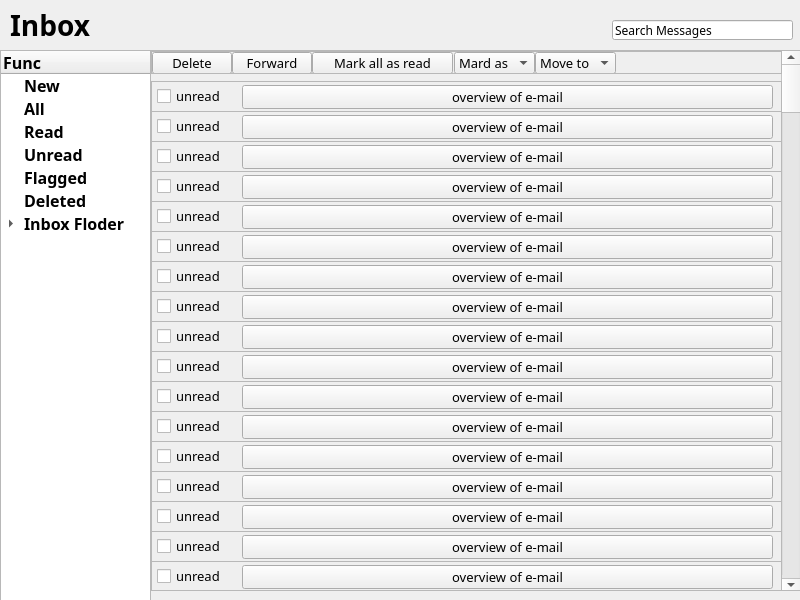
<?xml version="1.0" encoding="UTF-8"?>
<ui version="4.0">
 <class>inbox</class>
 <widget class="QWidget" name="inbox">
  <property name="geometry">
   <rect>
    <x>0</x>
    <y>0</y>
    <width>800</width>
    <height>600</height>
   </rect>
  </property>
  <property name="font">
   <font>
    <family>微软雅黑</family>
   </font>
  </property>
  <property name="windowTitle">
   <string>Form</string>
  </property>
  <widget class="QScrollArea" name="scrollArea_2">
   <property name="geometry">
    <rect>
     <x>150</x>
     <y>50</y>
     <width>651</width>
     <height>541</height>
    </rect>
   </property>
   <property name="font">
    <font>
     <family>微软雅黑</family>
     <pointsize>10</pointsize>
    </font>
   </property>
   <property name="widgetResizable">
    <bool>true</bool>
   </property>
   <widget class="QWidget" name="scrollAreaWidgetContents_2">
    <property name="geometry">
     <rect>
      <x>0</x>
      <y>0</y>
      <width>649</width>
      <height>539</height>
     </rect>
    </property>
    <widget class="QScrollBar" name="verticalScrollBar">
     <property name="geometry">
      <rect>
       <x>630</x>
       <y>0</y>
       <width>20</width>
       <height>541</height>
      </rect>
     </property>
     <property name="orientation">
      <enum>Qt::Vertical</enum>
     </property>
    </widget>
    <widget class="QScrollArea" name="scrollArea_3">
     <property name="geometry">
      <rect>
       <x>0</x>
       <y>0</y>
       <width>631</width>
       <height>23</height>
      </rect>
     </property>
     <property name="widgetResizable">
      <bool>true</bool>
     </property>
     <widget class="QWidget" name="scrollAreaWidgetContents_3">
      <property name="geometry">
       <rect>
        <x>0</x>
        <y>0</y>
        <width>629</width>
        <height>21</height>
       </rect>
      </property>
      <widget class="QComboBox" name="comboBox">
       <property name="geometry">
        <rect>
         <x>383</x>
         <y>0</y>
         <width>81</width>
         <height>22</height>
        </rect>
       </property>
       <item>
        <property name="text">
         <string>Move to</string>
        </property>
       </item>
       <item>
        <property name="text">
         <string>inbox</string>
        </property>
       </item>
       <item>
        <property name="text">
         <string>send</string>
        </property>
       </item>
       <item>
        <property name="text">
         <string>new folder</string>
        </property>
       </item>
      </widget>
      <widget class="QPushButton" name="pushButton_7">
       <property name="geometry">
        <rect>
         <x>0</x>
         <y>0</y>
         <width>80</width>
         <height>22</height>
        </rect>
       </property>
       <property name="font">
        <font>
         <pointsize>10</pointsize>
        </font>
       </property>
       <property name="text">
        <string>Delete</string>
       </property>
      </widget>
      <widget class="QPushButton" name="pushButton_8">
       <property name="geometry">
        <rect>
         <x>80</x>
         <y>0</y>
         <width>80</width>
         <height>22</height>
        </rect>
       </property>
       <property name="font">
        <font>
         <pointsize>10</pointsize>
        </font>
       </property>
       <property name="text">
        <string>Forward</string>
       </property>
      </widget>
      <widget class="QPushButton" name="pushButton_9">
       <property name="geometry">
        <rect>
         <x>160</x>
         <y>0</y>
         <width>141</width>
         <height>22</height>
        </rect>
       </property>
       <property name="font">
        <font>
         <pointsize>10</pointsize>
        </font>
       </property>
       <property name="text">
        <string>Mark all as read</string>
       </property>
      </widget>
      <widget class="QComboBox" name="comboBox_2">
       <property name="geometry">
        <rect>
         <x>302</x>
         <y>0</y>
         <width>81</width>
         <height>22</height>
        </rect>
       </property>
       <item>
        <property name="text">
         <string>Mard as</string>
        </property>
       </item>
       <item>
        <property name="text">
         <string>read</string>
        </property>
       </item>
       <item>
        <property name="text">
         <string>unread</string>
        </property>
       </item>
       <item>
        <property name="text">
         <string>star</string>
        </property>
       </item>
      </widget>
     </widget>
    </widget>
    <widget class="QScrollArea" name="scrollArea_4">
     <property name="geometry">
      <rect>
       <x>0</x>
       <y>30</y>
       <width>631</width>
       <height>31</height>
      </rect>
     </property>
     <property name="widgetResizable">
      <bool>true</bool>
     </property>
     <widget class="QWidget" name="scrollAreaWidgetContents_4">
      <property name="geometry">
       <rect>
        <x>0</x>
        <y>0</y>
        <width>629</width>
        <height>29</height>
       </rect>
      </property>
      <widget class="QCheckBox" name="checkBox">
       <property name="geometry">
        <rect>
         <x>5</x>
         <y>3</y>
         <width>71</width>
         <height>22</height>
        </rect>
       </property>
       <property name="font">
        <font>
         <pointsize>10</pointsize>
        </font>
       </property>
       <property name="text">
        <string>unread</string>
       </property>
      </widget>
      <widget class="QPushButton" name="pushButton_10">
       <property name="geometry">
        <rect>
         <x>90</x>
         <y>3</y>
         <width>531</width>
         <height>24</height>
        </rect>
       </property>
       <property name="text">
        <string>overview of e-mail</string>
       </property>
      </widget>
     </widget>
    </widget>
    <widget class="QScrollArea" name="scrollArea_5">
     <property name="geometry">
      <rect>
       <x>0</x>
       <y>60</y>
       <width>631</width>
       <height>31</height>
      </rect>
     </property>
     <property name="widgetResizable">
      <bool>true</bool>
     </property>
     <widget class="QWidget" name="scrollAreaWidgetContents_5">
      <property name="geometry">
       <rect>
        <x>0</x>
        <y>0</y>
        <width>629</width>
        <height>29</height>
       </rect>
      </property>
      <widget class="QCheckBox" name="checkBox_2">
       <property name="geometry">
        <rect>
         <x>5</x>
         <y>3</y>
         <width>71</width>
         <height>22</height>
        </rect>
       </property>
       <property name="font">
        <font>
         <pointsize>10</pointsize>
        </font>
       </property>
       <property name="text">
        <string>unread</string>
       </property>
      </widget>
      <widget class="QPushButton" name="pushButton_11">
       <property name="geometry">
        <rect>
         <x>90</x>
         <y>3</y>
         <width>531</width>
         <height>24</height>
        </rect>
       </property>
       <property name="text">
        <string>overview of e-mail</string>
       </property>
      </widget>
     </widget>
    </widget>
    <widget class="QScrollArea" name="scrollArea_6">
     <property name="geometry">
      <rect>
       <x>0</x>
       <y>90</y>
       <width>631</width>
       <height>31</height>
      </rect>
     </property>
     <property name="widgetResizable">
      <bool>true</bool>
     </property>
     <widget class="QWidget" name="scrollAreaWidgetContents_6">
      <property name="geometry">
       <rect>
        <x>0</x>
        <y>0</y>
        <width>629</width>
        <height>29</height>
       </rect>
      </property>
      <widget class="QCheckBox" name="checkBox_3">
       <property name="geometry">
        <rect>
         <x>5</x>
         <y>3</y>
         <width>71</width>
         <height>22</height>
        </rect>
       </property>
       <property name="font">
        <font>
         <pointsize>10</pointsize>
        </font>
       </property>
       <property name="text">
        <string>unread</string>
       </property>
      </widget>
      <widget class="QPushButton" name="pushButton_12">
       <property name="geometry">
        <rect>
         <x>90</x>
         <y>3</y>
         <width>531</width>
         <height>24</height>
        </rect>
       </property>
       <property name="text">
        <string>overview of e-mail</string>
       </property>
      </widget>
     </widget>
    </widget>
    <widget class="QScrollArea" name="scrollArea_7">
     <property name="geometry">
      <rect>
       <x>0</x>
       <y>120</y>
       <width>631</width>
       <height>31</height>
      </rect>
     </property>
     <property name="widgetResizable">
      <bool>true</bool>
     </property>
     <widget class="QWidget" name="scrollAreaWidgetContents_7">
      <property name="geometry">
       <rect>
        <x>0</x>
        <y>0</y>
        <width>629</width>
        <height>29</height>
       </rect>
      </property>
      <widget class="QCheckBox" name="checkBox_4">
       <property name="geometry">
        <rect>
         <x>5</x>
         <y>3</y>
         <width>71</width>
         <height>22</height>
        </rect>
       </property>
       <property name="font">
        <font>
         <pointsize>10</pointsize>
        </font>
       </property>
       <property name="text">
        <string>unread</string>
       </property>
      </widget>
      <widget class="QPushButton" name="pushButton_13">
       <property name="geometry">
        <rect>
         <x>90</x>
         <y>3</y>
         <width>531</width>
         <height>24</height>
        </rect>
       </property>
       <property name="text">
        <string>overview of e-mail</string>
       </property>
      </widget>
     </widget>
    </widget>
    <widget class="QScrollArea" name="scrollArea_8">
     <property name="geometry">
      <rect>
       <x>0</x>
       <y>150</y>
       <width>631</width>
       <height>31</height>
      </rect>
     </property>
     <property name="widgetResizable">
      <bool>true</bool>
     </property>
     <widget class="QWidget" name="scrollAreaWidgetContents_8">
      <property name="geometry">
       <rect>
        <x>0</x>
        <y>0</y>
        <width>629</width>
        <height>29</height>
       </rect>
      </property>
      <widget class="QCheckBox" name="checkBox_5">
       <property name="geometry">
        <rect>
         <x>5</x>
         <y>3</y>
         <width>71</width>
         <height>22</height>
        </rect>
       </property>
       <property name="font">
        <font>
         <pointsize>10</pointsize>
        </font>
       </property>
       <property name="text">
        <string>unread</string>
       </property>
      </widget>
      <widget class="QPushButton" name="pushButton_14">
       <property name="geometry">
        <rect>
         <x>90</x>
         <y>3</y>
         <width>531</width>
         <height>24</height>
        </rect>
       </property>
       <property name="text">
        <string>overview of e-mail</string>
       </property>
      </widget>
     </widget>
    </widget>
    <widget class="QScrollArea" name="scrollArea_9">
     <property name="geometry">
      <rect>
       <x>0</x>
       <y>180</y>
       <width>631</width>
       <height>31</height>
      </rect>
     </property>
     <property name="widgetResizable">
      <bool>true</bool>
     </property>
     <widget class="QWidget" name="scrollAreaWidgetContents_9">
      <property name="geometry">
       <rect>
        <x>0</x>
        <y>0</y>
        <width>629</width>
        <height>29</height>
       </rect>
      </property>
      <widget class="QCheckBox" name="checkBox_6">
       <property name="geometry">
        <rect>
         <x>5</x>
         <y>3</y>
         <width>71</width>
         <height>22</height>
        </rect>
       </property>
       <property name="font">
        <font>
         <pointsize>10</pointsize>
        </font>
       </property>
       <property name="text">
        <string>unread</string>
       </property>
      </widget>
      <widget class="QPushButton" name="pushButton_15">
       <property name="geometry">
        <rect>
         <x>90</x>
         <y>3</y>
         <width>531</width>
         <height>24</height>
        </rect>
       </property>
       <property name="text">
        <string>overview of e-mail</string>
       </property>
      </widget>
     </widget>
    </widget>
    <widget class="QScrollArea" name="scrollArea_10">
     <property name="geometry">
      <rect>
       <x>0</x>
       <y>210</y>
       <width>631</width>
       <height>31</height>
      </rect>
     </property>
     <property name="widgetResizable">
      <bool>true</bool>
     </property>
     <widget class="QWidget" name="scrollAreaWidgetContents_10">
      <property name="geometry">
       <rect>
        <x>0</x>
        <y>0</y>
        <width>629</width>
        <height>29</height>
       </rect>
      </property>
      <widget class="QCheckBox" name="checkBox_7">
       <property name="geometry">
        <rect>
         <x>5</x>
         <y>3</y>
         <width>71</width>
         <height>22</height>
        </rect>
       </property>
       <property name="font">
        <font>
         <pointsize>10</pointsize>
        </font>
       </property>
       <property name="text">
        <string>unread</string>
       </property>
      </widget>
      <widget class="QPushButton" name="pushButton_16">
       <property name="geometry">
        <rect>
         <x>90</x>
         <y>3</y>
         <width>531</width>
         <height>24</height>
        </rect>
       </property>
       <property name="text">
        <string>overview of e-mail</string>
       </property>
      </widget>
     </widget>
    </widget>
    <widget class="QScrollArea" name="scrollArea_11">
     <property name="geometry">
      <rect>
       <x>0</x>
       <y>240</y>
       <width>631</width>
       <height>31</height>
      </rect>
     </property>
     <property name="widgetResizable">
      <bool>true</bool>
     </property>
     <widget class="QWidget" name="scrollAreaWidgetContents_11">
      <property name="geometry">
       <rect>
        <x>0</x>
        <y>0</y>
        <width>629</width>
        <height>29</height>
       </rect>
      </property>
      <widget class="QCheckBox" name="checkBox_8">
       <property name="geometry">
        <rect>
         <x>5</x>
         <y>3</y>
         <width>71</width>
         <height>22</height>
        </rect>
       </property>
       <property name="font">
        <font>
         <pointsize>10</pointsize>
        </font>
       </property>
       <property name="text">
        <string>unread</string>
       </property>
      </widget>
      <widget class="QPushButton" name="pushButton_17">
       <property name="geometry">
        <rect>
         <x>90</x>
         <y>3</y>
         <width>531</width>
         <height>24</height>
        </rect>
       </property>
       <property name="text">
        <string>overview of e-mail</string>
       </property>
      </widget>
     </widget>
    </widget>
    <widget class="QScrollArea" name="scrollArea_12">
     <property name="geometry">
      <rect>
       <x>0</x>
       <y>270</y>
       <width>631</width>
       <height>31</height>
      </rect>
     </property>
     <property name="widgetResizable">
      <bool>true</bool>
     </property>
     <widget class="QWidget" name="scrollAreaWidgetContents_12">
      <property name="geometry">
       <rect>
        <x>0</x>
        <y>0</y>
        <width>629</width>
        <height>29</height>
       </rect>
      </property>
      <widget class="QCheckBox" name="checkBox_9">
       <property name="geometry">
        <rect>
         <x>5</x>
         <y>3</y>
         <width>71</width>
         <height>22</height>
        </rect>
       </property>
       <property name="font">
        <font>
         <pointsize>10</pointsize>
        </font>
       </property>
       <property name="text">
        <string>unread</string>
       </property>
      </widget>
      <widget class="QPushButton" name="pushButton_18">
       <property name="geometry">
        <rect>
         <x>90</x>
         <y>3</y>
         <width>531</width>
         <height>24</height>
        </rect>
       </property>
       <property name="text">
        <string>overview of e-mail</string>
       </property>
      </widget>
     </widget>
    </widget>
    <widget class="QScrollArea" name="scrollArea_13">
     <property name="geometry">
      <rect>
       <x>0</x>
       <y>300</y>
       <width>631</width>
       <height>31</height>
      </rect>
     </property>
     <property name="widgetResizable">
      <bool>true</bool>
     </property>
     <widget class="QWidget" name="scrollAreaWidgetContents_13">
      <property name="geometry">
       <rect>
        <x>0</x>
        <y>0</y>
        <width>629</width>
        <height>29</height>
       </rect>
      </property>
      <widget class="QCheckBox" name="checkBox_10">
       <property name="geometry">
        <rect>
         <x>5</x>
         <y>3</y>
         <width>71</width>
         <height>22</height>
        </rect>
       </property>
       <property name="font">
        <font>
         <pointsize>10</pointsize>
        </font>
       </property>
       <property name="text">
        <string>unread</string>
       </property>
      </widget>
      <widget class="QPushButton" name="pushButton_19">
       <property name="geometry">
        <rect>
         <x>90</x>
         <y>3</y>
         <width>531</width>
         <height>24</height>
        </rect>
       </property>
       <property name="text">
        <string>overview of e-mail</string>
       </property>
      </widget>
     </widget>
    </widget>
    <widget class="QScrollArea" name="scrollArea_14">
     <property name="geometry">
      <rect>
       <x>0</x>
       <y>330</y>
       <width>631</width>
       <height>31</height>
      </rect>
     </property>
     <property name="widgetResizable">
      <bool>true</bool>
     </property>
     <widget class="QWidget" name="scrollAreaWidgetContents_14">
      <property name="geometry">
       <rect>
        <x>0</x>
        <y>0</y>
        <width>629</width>
        <height>29</height>
       </rect>
      </property>
      <widget class="QCheckBox" name="checkBox_11">
       <property name="geometry">
        <rect>
         <x>5</x>
         <y>3</y>
         <width>71</width>
         <height>22</height>
        </rect>
       </property>
       <property name="font">
        <font>
         <pointsize>10</pointsize>
        </font>
       </property>
       <property name="text">
        <string>unread</string>
       </property>
      </widget>
      <widget class="QPushButton" name="pushButton_20">
       <property name="geometry">
        <rect>
         <x>90</x>
         <y>3</y>
         <width>531</width>
         <height>24</height>
        </rect>
       </property>
       <property name="text">
        <string>overview of e-mail</string>
       </property>
      </widget>
     </widget>
    </widget>
    <widget class="QScrollArea" name="scrollArea_15">
     <property name="geometry">
      <rect>
       <x>0</x>
       <y>360</y>
       <width>631</width>
       <height>31</height>
      </rect>
     </property>
     <property name="widgetResizable">
      <bool>true</bool>
     </property>
     <widget class="QWidget" name="scrollAreaWidgetContents_15">
      <property name="geometry">
       <rect>
        <x>0</x>
        <y>0</y>
        <width>629</width>
        <height>29</height>
       </rect>
      </property>
      <widget class="QCheckBox" name="checkBox_12">
       <property name="geometry">
        <rect>
         <x>5</x>
         <y>3</y>
         <width>71</width>
         <height>22</height>
        </rect>
       </property>
       <property name="font">
        <font>
         <pointsize>10</pointsize>
        </font>
       </property>
       <property name="text">
        <string>unread</string>
       </property>
      </widget>
      <widget class="QPushButton" name="pushButton_21">
       <property name="geometry">
        <rect>
         <x>90</x>
         <y>3</y>
         <width>531</width>
         <height>24</height>
        </rect>
       </property>
       <property name="text">
        <string>overview of e-mail</string>
       </property>
      </widget>
     </widget>
    </widget>
    <widget class="QScrollArea" name="scrollArea_16">
     <property name="geometry">
      <rect>
       <x>0</x>
       <y>390</y>
       <width>631</width>
       <height>31</height>
      </rect>
     </property>
     <property name="widgetResizable">
      <bool>true</bool>
     </property>
     <widget class="QWidget" name="scrollAreaWidgetContents_16">
      <property name="geometry">
       <rect>
        <x>0</x>
        <y>0</y>
        <width>629</width>
        <height>29</height>
       </rect>
      </property>
      <widget class="QCheckBox" name="checkBox_13">
       <property name="geometry">
        <rect>
         <x>5</x>
         <y>3</y>
         <width>71</width>
         <height>22</height>
        </rect>
       </property>
       <property name="font">
        <font>
         <pointsize>10</pointsize>
        </font>
       </property>
       <property name="text">
        <string>unread</string>
       </property>
      </widget>
      <widget class="QPushButton" name="pushButton_22">
       <property name="geometry">
        <rect>
         <x>90</x>
         <y>3</y>
         <width>531</width>
         <height>24</height>
        </rect>
       </property>
       <property name="text">
        <string>overview of e-mail</string>
       </property>
      </widget>
     </widget>
    </widget>
    <widget class="QScrollArea" name="scrollArea_17">
     <property name="geometry">
      <rect>
       <x>0</x>
       <y>420</y>
       <width>631</width>
       <height>31</height>
      </rect>
     </property>
     <property name="widgetResizable">
      <bool>true</bool>
     </property>
     <widget class="QWidget" name="scrollAreaWidgetContents_17">
      <property name="geometry">
       <rect>
        <x>0</x>
        <y>0</y>
        <width>629</width>
        <height>29</height>
       </rect>
      </property>
      <widget class="QCheckBox" name="checkBox_14">
       <property name="geometry">
        <rect>
         <x>5</x>
         <y>3</y>
         <width>71</width>
         <height>22</height>
        </rect>
       </property>
       <property name="font">
        <font>
         <pointsize>10</pointsize>
        </font>
       </property>
       <property name="text">
        <string>unread</string>
       </property>
      </widget>
      <widget class="QPushButton" name="pushButton_23">
       <property name="geometry">
        <rect>
         <x>90</x>
         <y>3</y>
         <width>531</width>
         <height>24</height>
        </rect>
       </property>
       <property name="text">
        <string>overview of e-mail</string>
       </property>
      </widget>
     </widget>
    </widget>
    <widget class="QScrollArea" name="scrollArea_18">
     <property name="geometry">
      <rect>
       <x>0</x>
       <y>450</y>
       <width>631</width>
       <height>31</height>
      </rect>
     </property>
     <property name="widgetResizable">
      <bool>true</bool>
     </property>
     <widget class="QWidget" name="scrollAreaWidgetContents_18">
      <property name="geometry">
       <rect>
        <x>0</x>
        <y>0</y>
        <width>629</width>
        <height>29</height>
       </rect>
      </property>
      <widget class="QCheckBox" name="checkBox_15">
       <property name="geometry">
        <rect>
         <x>5</x>
         <y>3</y>
         <width>71</width>
         <height>22</height>
        </rect>
       </property>
       <property name="font">
        <font>
         <pointsize>10</pointsize>
        </font>
       </property>
       <property name="text">
        <string>unread</string>
       </property>
      </widget>
      <widget class="QPushButton" name="pushButton_24">
       <property name="geometry">
        <rect>
         <x>90</x>
         <y>3</y>
         <width>531</width>
         <height>24</height>
        </rect>
       </property>
       <property name="text">
        <string>overview of e-mail</string>
       </property>
      </widget>
     </widget>
    </widget>
    <widget class="QScrollArea" name="scrollArea_19">
     <property name="geometry">
      <rect>
       <x>0</x>
       <y>480</y>
       <width>631</width>
       <height>31</height>
      </rect>
     </property>
     <property name="widgetResizable">
      <bool>true</bool>
     </property>
     <widget class="QWidget" name="scrollAreaWidgetContents_19">
      <property name="geometry">
       <rect>
        <x>0</x>
        <y>0</y>
        <width>629</width>
        <height>29</height>
       </rect>
      </property>
      <widget class="QCheckBox" name="checkBox_16">
       <property name="geometry">
        <rect>
         <x>5</x>
         <y>3</y>
         <width>71</width>
         <height>22</height>
        </rect>
       </property>
       <property name="font">
        <font>
         <pointsize>10</pointsize>
        </font>
       </property>
       <property name="text">
        <string>unread</string>
       </property>
      </widget>
      <widget class="QPushButton" name="pushButton_25">
       <property name="geometry">
        <rect>
         <x>90</x>
         <y>3</y>
         <width>531</width>
         <height>24</height>
        </rect>
       </property>
       <property name="text">
        <string>overview of e-mail</string>
       </property>
      </widget>
     </widget>
    </widget>
    <widget class="QScrollArea" name="scrollArea_20">
     <property name="geometry">
      <rect>
       <x>0</x>
       <y>510</y>
       <width>631</width>
       <height>31</height>
      </rect>
     </property>
     <property name="widgetResizable">
      <bool>true</bool>
     </property>
     <widget class="QWidget" name="scrollAreaWidgetContents_20">
      <property name="geometry">
       <rect>
        <x>0</x>
        <y>0</y>
        <width>629</width>
        <height>29</height>
       </rect>
      </property>
      <widget class="QCheckBox" name="checkBox_17">
       <property name="geometry">
        <rect>
         <x>5</x>
         <y>3</y>
         <width>71</width>
         <height>22</height>
        </rect>
       </property>
       <property name="font">
        <font>
         <pointsize>10</pointsize>
        </font>
       </property>
       <property name="text">
        <string>unread</string>
       </property>
      </widget>
      <widget class="QPushButton" name="pushButton_26">
       <property name="geometry">
        <rect>
         <x>90</x>
         <y>3</y>
         <width>531</width>
         <height>24</height>
        </rect>
       </property>
       <property name="text">
        <string>overview of e-mail</string>
       </property>
      </widget>
     </widget>
    </widget>
   </widget>
  </widget>
  <widget class="QLineEdit" name="lineEdit">
   <property name="geometry">
    <rect>
     <x>612</x>
     <y>20</y>
     <width>181</width>
     <height>20</height>
    </rect>
   </property>
   <property name="text">
    <string>Search Messages</string>
   </property>
  </widget>
  <widget class="QLabel" name="label">
   <property name="geometry">
    <rect>
     <x>10</x>
     <y>0</y>
     <width>161</width>
     <height>51</height>
    </rect>
   </property>
   <property name="font">
    <font>
     <pointsize>21</pointsize>
     <weight>75</weight>
     <bold>true</bold>
    </font>
   </property>
   <property name="text">
    <string>Inbox</string>
   </property>
   <property name="alignment">
    <set>Qt::AlignLeading|Qt::AlignLeft|Qt::AlignVCenter</set>
   </property>
  </widget>
  <widget class="QTreeWidget" name="treeWidget">
   <property name="geometry">
    <rect>
     <x>0</x>
     <y>50</y>
     <width>151</width>
     <height>551</height>
    </rect>
   </property>
   <property name="font">
    <font>
     <family>微软雅黑</family>
    </font>
   </property>
   <column>
    <property name="text">
     <string>Func</string>
    </property>
    <property name="font">
     <font>
      <pointsize>12</pointsize>
      <weight>75</weight>
      <bold>true</bold>
     </font>
    </property>
   </column>
   <item>
    <property name="text">
     <string>New</string>
    </property>
    <property name="font">
     <font>
      <family>微软雅黑</family>
      <pointsize>12</pointsize>
      <weight>75</weight>
      <bold>true</bold>
     </font>
    </property>
   </item>
   <item>
    <property name="text">
     <string>All</string>
    </property>
    <property name="font">
     <font>
      <family>微软雅黑</family>
      <pointsize>12</pointsize>
      <weight>75</weight>
      <bold>true</bold>
     </font>
    </property>
   </item>
   <item>
    <property name="text">
     <string>Read</string>
    </property>
    <property name="font">
     <font>
      <family>微软雅黑</family>
      <pointsize>12</pointsize>
      <weight>75</weight>
      <bold>true</bold>
     </font>
    </property>
   </item>
   <item>
    <property name="text">
     <string>Unread</string>
    </property>
    <property name="font">
     <font>
      <family>微软雅黑</family>
      <pointsize>12</pointsize>
      <weight>75</weight>
      <bold>true</bold>
     </font>
    </property>
   </item>
   <item>
    <property name="text">
     <string>Flagged</string>
    </property>
    <property name="font">
     <font>
      <family>微软雅黑</family>
      <pointsize>12</pointsize>
      <weight>75</weight>
      <bold>true</bold>
     </font>
    </property>
   </item>
   <item>
    <property name="text">
     <string>Deleted</string>
    </property>
    <property name="font">
     <font>
      <family>微软雅黑</family>
      <pointsize>12</pointsize>
      <weight>75</weight>
      <bold>true</bold>
     </font>
    </property>
   </item>
   <item>
    <property name="text">
     <string>Inbox Floder</string>
    </property>
    <property name="font">
     <font>
      <family>微软雅黑</family>
      <pointsize>12</pointsize>
      <weight>75</weight>
      <bold>true</bold>
     </font>
    </property>
    <item>
     <property name="text">
      <string>新建项目</string>
     </property>
     <item>
      <property name="text">
       <string>新建子项目</string>
      </property>
     </item>
    </item>
    <item>
     <property name="text">
      <string>新建项目</string>
     </property>
     <item>
      <property name="text">
       <string>新建子项目</string>
      </property>
     </item>
    </item>
   </item>
  </widget>
 </widget>
 <resources/>
 <connections/>
</ui>
